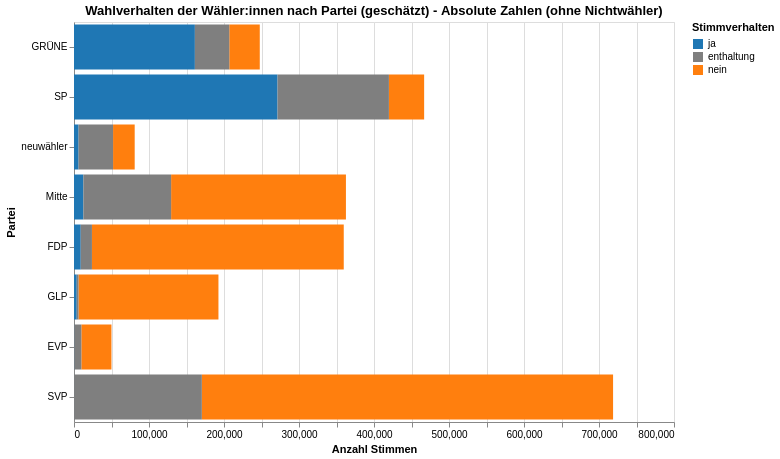

Notebook code for this chart:
### Code cell
# Chart with absolute numbers (same sorting as percentage chart)
# Filter out "nichtwähler" for this chart
df_chart_no_nichtwähler = df_chart.filter(pl.col('partei') != 'nichtwahler')

chart_absolute = alt.Chart(df_chart_no_nichtwähler).mark_bar().encode(
    x=alt.X('sum(value):Q', 
            stack='zero', 
            title='Anzahl Stimmen'),
    y=alt.Y('partei:N', 
            title='Partei',
            sort=party_order),  # Same sorting as before (by ja percentage)
    color=alt.Color('variable:N', 
                   title='Stimmverhalten',
                   scale=alt.Scale(
                       domain=['ja', 'enthaltung', 'nein'],
                       range=['#1f77b4', '#7f7f7f', '#ff7f0e']  # blue, grey, orange
                   )),
    tooltip=[
        alt.Tooltip('partei', title='Partei'),
        alt.Tooltip('variable', title='Stimmverhalten'),
        alt.Tooltip('value:Q', title='Anzahl Stimmen', format=',.0f')
    ],
    order=alt.Order('variable_order:O')
).transform_calculate(
    # Create an order field for proper stacking
    variable_order='if(datum.variable == "ja", 1, if(datum.variable == "enthaltung", 2, 3))'
).properties(
    width=600,
    height=400,
    title='Wahlverhalten der Wähler:innen nach Partei (geschätzt) - Absolute Zahlen (ohne Nichtwähler)'
)

chart_absolute

### Figure 1 — Vega-Lite specification as saved in the notebook (floating-point values rounded to 4 significant figures)
{"config": {"view": {"continuousWidth": 300, "continuousHeight": 300}}, "data": {"name": "data-0b60f3524fd53af39a27e008477fe5c8"}, "mark": {"type": "bar"}, "encoding": {"color": {"field": "variable", "scale": {"domain": ["ja", "enthaltung", "nein"], "range": ["#1f77b4", "#7f7f7f", "#ff7f0e"]}, "title": "Stimmverhalten", "type": "nominal"}, "order": {"field": "variable_order", "type": "ordinal"}, "tooltip": [{"field": "partei", "title": "Partei", "type": "nominal"}, {"field": "variable", "title": "Stimmverhalten", "type": "nominal"}, {"field": "value", "format": ",.0f", "title": "Anzahl Stimmen", "type": "quantitative"}], "x": {"aggregate": "sum", "field": "value", "stack": "zero", "title": "Anzahl Stimmen", "type": "quantitative"}, "y": {"field": "partei", "sort": ["GRÜNE", "SP", "neuwähler", "Mitte", "FDP", "GLP", "EVP", "SVP"], "title": "Partei", "type": "nominal"}}, "height": 400, "title": "Wahlverhalten der Wähler:innen nach Partei (geschätzt) - Absolute Zahlen (ohne Nichtwähler)", "transform": [{"calculate": "if(datum.variable == \"ja\", 1, if(datum.variable == \"enthaltung\", 2, 3))", "as": "variable_order"}], "width": 600, "$schema": "https://vega.github.io/schema/vega-lite/v5.20.1.json", "datasets": {"data-0b60f3524fd53af39a27e008477fe5c8": [{"partei": "FDP", "variable": "ja", "value": 9009}, {"partei": "SP", "variable": "ja", "value": 271396}, {"partei": "SVP", "variable": "ja", "value": 196}, {"partei": "EVP", "variable": "ja", "value": 429}, {"partei": "GRÜNE", "variable": "ja", "value": 161177}, {"partei": "GLP", "variable": "ja", "value": 3649}, {"partei": "Mitte", "variable": "ja", "value": 12493}, {"partei": "neuwähler", "variable": "ja", "value": 6124}, {"partei": "FDP", "variable": "nein", "value": 335742}, {"partei": "SP", "variable": "nein", "value": 46973}, {"partei": "SVP", "variable": "nein", "value": 548294}, {"partei": "EVP", "variable": "nein", "value": 40118}, {"partei": "GRÜNE", "variable": "nein", "value": 40643}, {"partei": "GLP", "variable": "nein", "value": 186605}, {"partei": "Mitte", "variable": "nein", "value": 233097}, {"partei": "neuwähler", "variable": "nein", "value": 28840}, {"partei": "FDP", "variable": "enthaltung", "value": 14916}, {"partei": "SP", "variable": "enthaltung", "value": 148486}, {"partei": "SVP", "variable": "enthaltung", "value": 170280}, {"partei": "EVP", "variable": "enthaltung", "value": 9390}, {"partei": "GRÜNE", "variable": "enthaltung", "value": 45881}, {"partei": "GLP", "variable": "enthaltung", "value": 2349}, {"partei": "Mitte", "variable": "enthaltung", "value": 116992}, {"partei": "neuwähler", "variable": "enthaltung", "value": 45958}]}}
